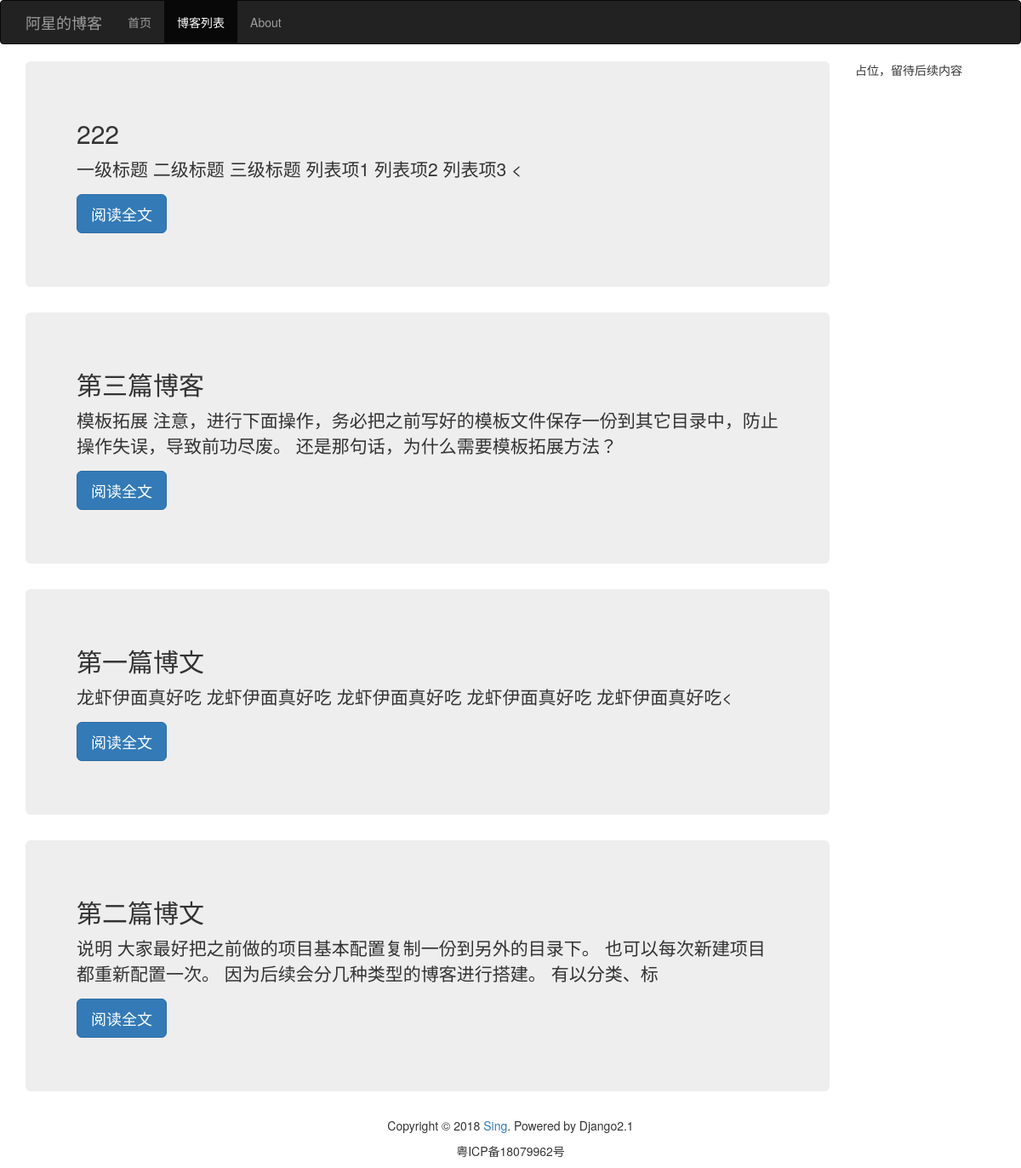
Screenshot of /blog/ with the database file from the repository.
### blog/models.py (models this page shows, shortened)
class BlogBase(models.Model):
    def body_markdown(self):
        mark = markdown.Markdown(extensions=[
            'markdown.extensions.extra',
            'markdown.extensions.codehilite',
            'markdown.extensions.toc',
        ])
        self.body = mark.convert(self.body)
        self.toc = mark.toc
        return self.body

class Blog(BlogBase):
    title = models.CharField(verbose_name="标题",max_length=50)
    body = models.TextField(verbose_name="内容")
    author = models.CharField(verbose_name="作者",max_length=50,default='sing')
    created_time = models.DateTimeField(auto_now_add=True,verbose_name='创建时间')
    update_time = models.DateTimeField(auto_now=True,verbose_name='修改时间')
    slug = models.SlugField(verbose_name="索引后缀",unique=True)
    class Meta:
        verbose_name = '文章'
        verbose_name_plural = verbose_name
        ordering = ['-created_time']

### blog/views.py (the view)
# urls.py: path('blog/', views.blog_list,name='blog_list'),
def blog_list(request):
    context = {}
    contact_list = Blog.objects.all()
    page = request.GET.get('page',1)
    context['blogs'] = page_gen(contact_list,page)
    return render(request, 'blog_list.html', context)

### blog/views.py (called while the page is built)
def page_gen(contact_list,page):
    paginator = Paginator(contact_list, 10,2)
    try:
        contacts = paginator.page(page)
    except PageNotAnInteger:
        contacts = paginator.page(1)
    except EmptyPage:
        contacts = paginator.page(paginator.num_pages)
    return contacts

### templates/blog_list.html (shortened to what this page needs)
{% extends 'base.html' %}
{% block blog_activate %}
    class="active"
{% endblock %}
{% block content %}
    {% for blog in blogs %}
        <div class="jumbotron">
            <h2>{{blog.title}}</h2>
            <p>{{blog.body_markdown|safe|truncatechars:120|striptags}}</p>
            <p>
              <a class="btn btn-lg btn-primary" href="{% url 'detail' blog.slug %}" role="button">阅读全文</a>
            </p>
        </div>
    {% endfor %}
{% endblock %}
{% block right_tags %}
    占位，留待后续内容
{% endblock %}

### templates/base.html (shortened to what this page needs)
<!DOCTYPE html>
<html lang="en" dir="ltr">
<head>
    <link rel="stylesheet" href="/static/css/base.css">
    <link rel="stylesheet" href="/static/css/blog.css">
    <link rel="stylesheet" href="/static/css/bootstrap.min.css">
</head>
    <body>
        <nav class="navbar navbar-inverse">
            <div class="container">
                <div class="navbar-header">
                    <a class="navbar-brand" href="{% url 'home' %}">阿星的博客</a>
                </div>
                <div id="navbar" class="collapse navbar-collapse">
                    <ul class="nav navbar-nav">
                        <li {% block home_activate %}{% endblock %}><a href="{% url 'home' %}">首页</a></li>
                        <li {% block blog_activate %}{% endblock %}><a href="{% url 'blog_list' %}">博客列表</a></li>
                        <li {% block about_activate %}{% endblock %}><a href="#about">About</a></li>
                    </ul>
                </div>
            </div>
        </nav>
        <div class="container">
        <div class="row">
            <div class="col-xs-12 col-sm-10">
                {% block content %}{% endblock %}
            </div>
            <div class="hidden-xs col-sm-2">
                {% block right_tags %}{% endblock %}
            </div>
        </div>
    </div>
    <footer>
        <div class="author-date">
            <p>Copyright © 2018 <a href="https://github.com/wongjyusing">Sing</a>. Powered by Django2.1</p>
            <p>粤ICP备18079962号</p></div>
    </footer>
    </body>
</html>

### static/css/base.css (style rules this page uses)
.author-date { text-align: center; }

### rows the page displays
Blog: title "222", body_markdown "一级标题 二级标题 三级标题 列表项1 列表项2 列表项3 <"
Blog: title "第三篇博客", body_markdown "模板拓展 注意，进行下面操作，务必把之前写好的模板文件保存一份到其它目录中，防止操作失误，导致前功尽废。 还是那句话，为什么需要模板拓展方法？"
Blog: title "第一篇博文", body_markdown "龙虾伊面真好吃 龙虾伊面真好吃 龙虾伊面真好吃 龙虾伊面真好吃 龙虾伊面真好吃<"
Blog: title "第二篇博文", body_markdown "说明 大家最好把之前做的项目基本配置复制一份到另外的目录下。 也可以每次新建项目都重新配置一次。 因为后续会分几种类型的博客进行搭建。 有以分类、标"
